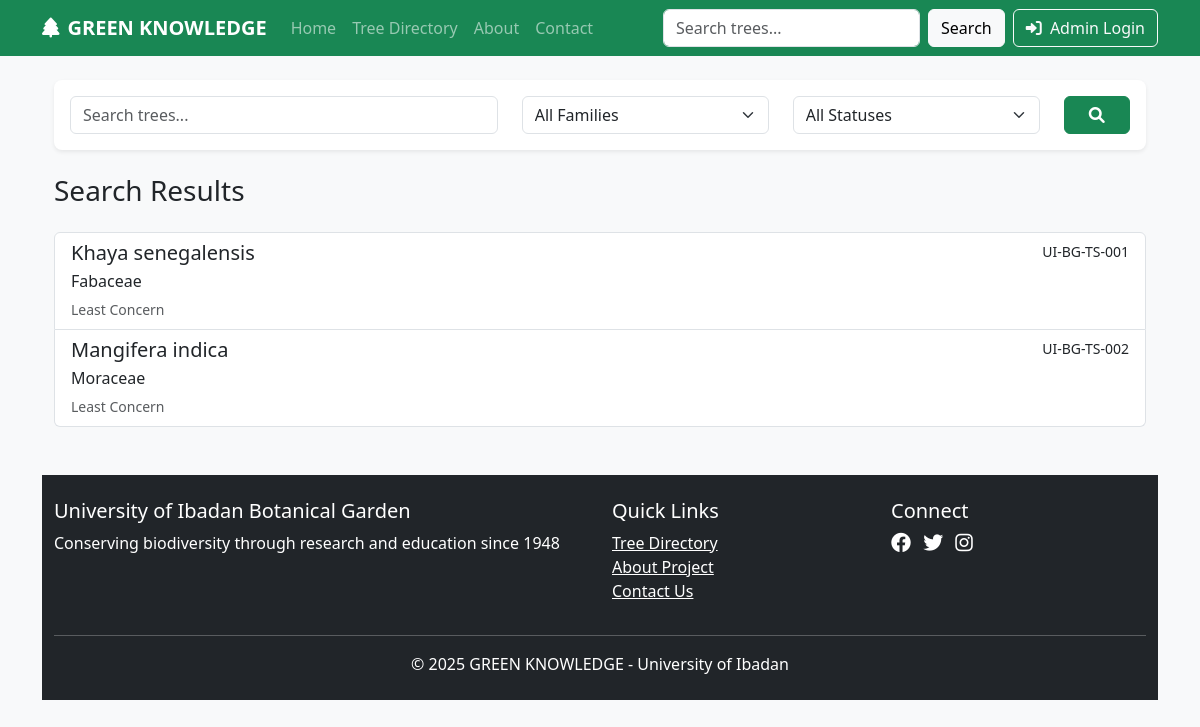
The page /pages/search.php on the database as committed earlier.
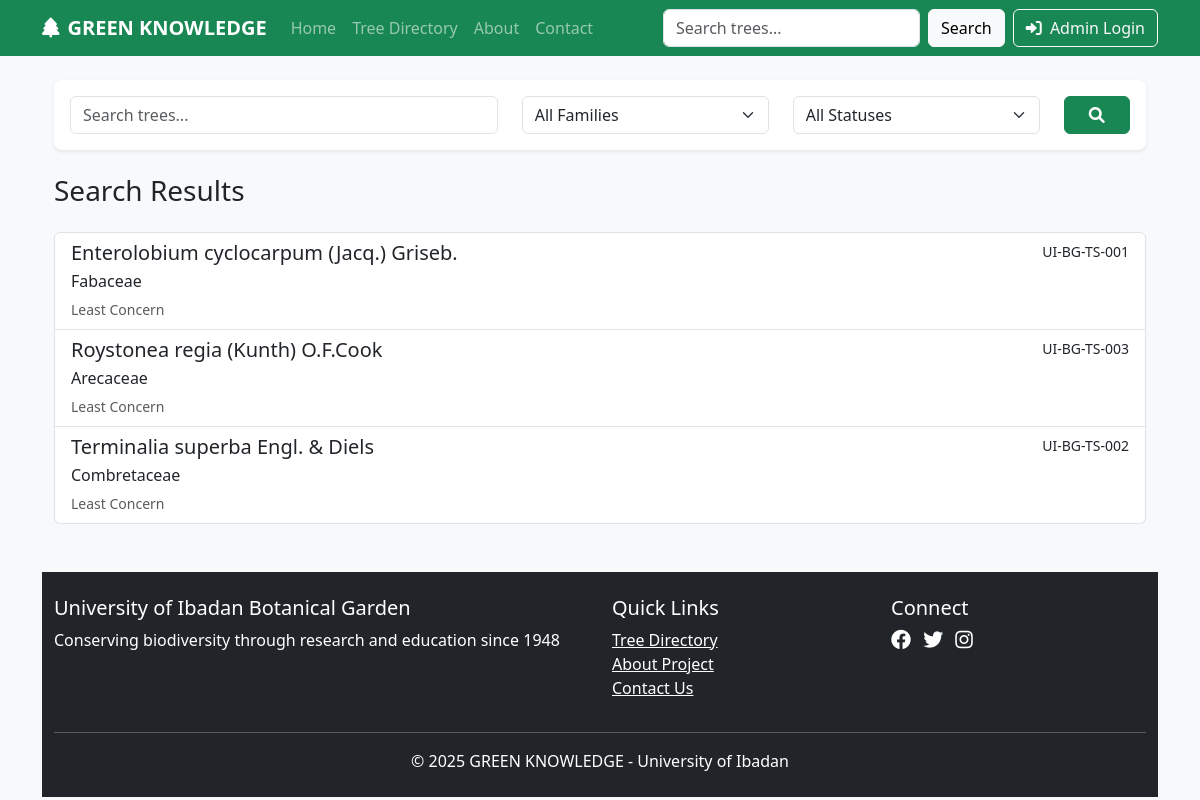
The same page on the database as committed later.
### tables this page shows
CREATE TABLE `trees` (
  `tree_id` int(11) NOT NULL,
  `scientific_name` varchar(255) NOT NULL,
  `common_name` varchar(255) DEFAULT NULL,
  `family_id` int(11) NOT NULL,
  `description` text DEFAULT NULL,
  `ecological_info` text DEFAULT NULL,
  `conservation_status` enum('Least Concern','Vulnerable','Endangered','Critically Endangered') DEFAULT 'Least Concern',
  `uses_importance` text DEFAULT NULL,
  `origin_distribution` text DEFAULT NULL,
  `gps_coordinates` varchar(255) DEFAULT NULL,
  `qr_code_path` varchar(500) DEFAULT NULL,
  `tree_code` varchar(20) NOT NULL,
  `created_at` timestamp NOT NULL DEFAULT current_timestamp(),
  `updated_at` timestamp NOT NULL DEFAULT current_timestamp() ON UPDATE current_timestamp()
);

CREATE TABLE `families` (
  `family_id` int(11) NOT NULL,
  `family_name` varchar(100) NOT NULL,
  `family_description` text DEFAULT NULL,
  `created_at` timestamp NOT NULL DEFAULT current_timestamp(),
  `updated_at` timestamp NOT NULL DEFAULT current_timestamp() ON UPDATE current_timestamp()
);

### includes/auth.php (called while the page is built, shortened)
<?php
require_once 'db.php';
function is_logged_in() {
    return isset($_SESSION['user_id']);
}
?>

### includes/db.php (called while the page is built, shortened)
<?php
$conn = mysqli_connect(DB_HOST, DB_USER, DB_PASS, DB_NAME);
function query($sql) {
    global $conn;
    return mysqli_query($conn, $sql);
}
function fetch_assoc($result) {
    return mysqli_fetch_assoc($result);
}
function num_rows($result) {
    return mysqli_num_rows($result);
}
function escape_string($string) {
    global $conn;
    return mysqli_real_escape_string($conn, $string);
}
?>

### includes/functions.php (called while the page is built, shortened)
<?php
require_once 'db.php';
function search_trees($query, $family_filter = '', $conservation_filter = '')
{
  $query = escape_string($query);
  $sql = "SELECT t.*, f.family_name
            FROM trees t
            JOIN families f ON t.family_id = f.family_id
            WHERE (t.scientific_name LIKE '%$query%'
                   OR t.common_name LIKE '%$query%'
                   OR f.family_name LIKE '%$query%'
                   OR t.tree_code LIKE '%$query%')";
  $sql .= " ORDER BY t.scientific_name ASC";
  return query($sql);
}

### pages/search.php (the view, shortened to what this page needs)
<?php
require_once '../includes/db.php';
require_once '../includes/functions.php';
$query = $_GET['q'] ?? '';
$family_filter = $_GET['family'] ?? '';
$conservation_filter = $_GET['conservation'] ?? '';
require_once '../includes/header.php';
?>
<div class="container mt-4">
<?php
$results = search_trees($query, $family_filter, $conservation_filter);
?>
<div class="card mb-4">
  <div class="card-body">
    <form method="GET" action="search.php">
      <div class="row">
        <div class="col-md-5">
          <input type="text" name="q" class="form-control" placeholder="Search trees..." value="<?= htmlspecialchars($query) ?>">
        </div>
        <div class="col-md-3">
          <select name="family" class="form-select">
            <option value="">All Families</option>
          </select>
        </div>
        <div class="col-md-3">
          <select name="conservation" class="form-select">
            <option value="">All Statuses</option>
          </select>
        </div>
        <div class="col-md-1">
          <button type="submit" class="btn btn-success w-100">
            <i class="fas fa-search"></i>
          </button>
        </div>
      </div>
    </form>
  </div>
</div>
<h3 class="mb-4">Search Results</h3>
<?php if (num_rows($results) > 0): ?>
  <div class="list-group">
    <?php while ($tree = fetch_assoc($results)): ?>
      <a href="tree.php?id=<?= $tree['tree_id'] ?>" class="list-group-item list-group-item-action">
        <div class="d-flex w-100 justify-content-between">
          <h5 class="mb-1"><?= $tree['scientific_name'] ?></h5>
          <small><?= $tree['tree_code'] ?></small>
        </div>
        <p class="mb-1"><?= $tree['family_name'] ?></p>
        <small class="text-muted"><?= $tree['conservation_status'] ?></small>
      </a>
    <?php endwhile; ?>
  </div>
<?php else: ?>
  <div class="alert alert-warning">
    No trees found matching your search criteria.
  </div>
<?php endif; ?>
<?php require_once '../includes/footer.php'; ?>

### includes/header.php (shortened to what this page needs)
<?php
require_once __DIR__ . '/db.php';
require_once __DIR__ . '/auth.php';
?>
<!DOCTYPE html>
<html lang="en">
<head>
  <link href="https://cdn.jsdelivr.net/npm/bootstrap@5.3.7/dist/css/bootstrap.min.css" rel="stylesheet">
  <link href="<?= BASE_URL ?>/assets/css/styles.css" rel="stylesheet">
  <link rel="stylesheet" href="https://cdnjs.cloudflare.com/ajax/libs/font-awesome/6.0.0/css/all.min.css">
</head>
<body>
  <nav class="navbar navbar-expand-lg navbar-dark bg-success">
    <div class="container">
        <a class="navbar-brand" href="<?= BASE_URL ?>">
            <i class="fas fa-tree me-2"></i><?= SITE_NAME ?>
        </a>
        <div class="collapse navbar-collapse" id="mainNav">
        <ul class="navbar-nav me-auto">
          <li class="nav-item"><a class="nav-link" href="<?= BASE_URL ?>">Home</a></li>
          <li class="nav-item"><a class="nav-link" href="<?= BASE_URL ?>/pages/list.php">Tree Directory</a></li>
          <li class="nav-item"><a class="nav-link" href="<?= BASE_URL ?>/pages/about.php">About</a></li>
          <li class="nav-item"><a class="nav-link" href="<?= BASE_URL ?>/pages/contact.php">Contact</a></li>
        </ul>
        <form class="d-flex" action="<?= BASE_URL ?>/pages/search.php" method="GET">
          <input class="form-control me-2" type="search" name="q" placeholder="Search trees...">
          <button class="btn btn-light" type="submit">Search</button>
        </form>
        <?php if (is_logged_in()): ?>
          <a href="<?= BASE_URL ?>/admin/dashboard.php" class="btn btn-outline-light ms-2">
            <i class="fas fa-tachometer-alt me-1"></i> Dashboard
          </a>
        <?php else: ?>
          <a href="<?= BASE_URL ?>/admin/login.php" class="btn btn-outline-light ms-2">
            <i class="fas fa-sign-in-alt me-1"></i> Admin Login
          </a>
        <?php endif; ?>
        </div>
    </div>
</nav>
  <div class="container mt-4">

### includes/footer.php (shortened to what this page needs)
</div>
<footer class="bg-dark text-white py-4 mt-5">
    <div class="container">
        <div class="row">
            <div class="col-md-6">
                <h5>University of Ibadan Botanical Garden</h5>
                <p>Conserving biodiversity through research and education since 1948</p>
            </div>
            <div class="col-md-3">
                <h5>Quick Links</h5>
                <ul class="list-unstyled">
                    <li><a href="<?= BASE_URL ?>/pages/list.php" class="text-white">Tree Directory</a></li>
                    <li><a href="<?= BASE_URL ?>/pages/about.php" class="text-white">About Project</a></li>
                    <li><a href="<?= BASE_URL ?>/pages/contact.php" class="text-white">Contact Us</a></li>
                </ul>
            </div>
            <div class="col-md-3">
                <h5>Connect</h5>
                <a href="#" class="text-white me-2"><i class="fab fa-facebook fa-lg"></i></a>
                <a href="#" class="text-white me-2"><i class="fab fa-twitter fa-lg"></i></a>
                <a href="#" class="text-white me-2"><i class="fab fa-instagram fa-lg"></i></a>
            </div>
        </div>
        <hr class="bg-light">
        <div class="text-center">
            &copy; <?= date('Y') ?> GREEN KNOWLEDGE - University of Ibadan
        </div>
    </div>
</footer>
</body>
</html>

### assets/css/styles.css (style rules this page uses)
body { font-family: 'Segoe UI', Tahoma, Geneva, Verdana, sans-serif; background-color: #f8f9fa; }
.card { border-radius: 0.5rem; box-shadow: 0 0.125rem 0.25rem rgba(0, 0, 0, 0.075); margin-bottom: 1.5rem; border: none; }
.navbar-brand { font-weight: 600; }
footer { margin-top: 3rem; }

Rows that differ between the two databases and show on the page:
removed trees: scientific_name "Khaya senegalensis", tree_code "UI-BG-TS-001", family.family_name "Fabaceae", conservation_status "Least Concern"
removed trees: scientific_name "Mangifera indica", tree_code "UI-BG-TS-002", family.family_name "Moraceae", conservation_status "Least Concern"
added trees: scientific_name "Enterolobium cyclocarpum (Jacq.) Griseb.", tree_code "UI-BG-TS-001", family.family_name "Fabaceae", conservation_status "Least Concern"
added trees: scientific_name "Roystonea regia (Kunth) O.F.Cook", tree_code "UI-BG-TS-003", family.family_name "Arecaceae", conservation_status "Least Concern"
added trees: scientific_name "Terminalia superba Engl. & Diels", tree_code "UI-BG-TS-002", family.family_name "Combretaceae", conservation_status "Least Concern"
